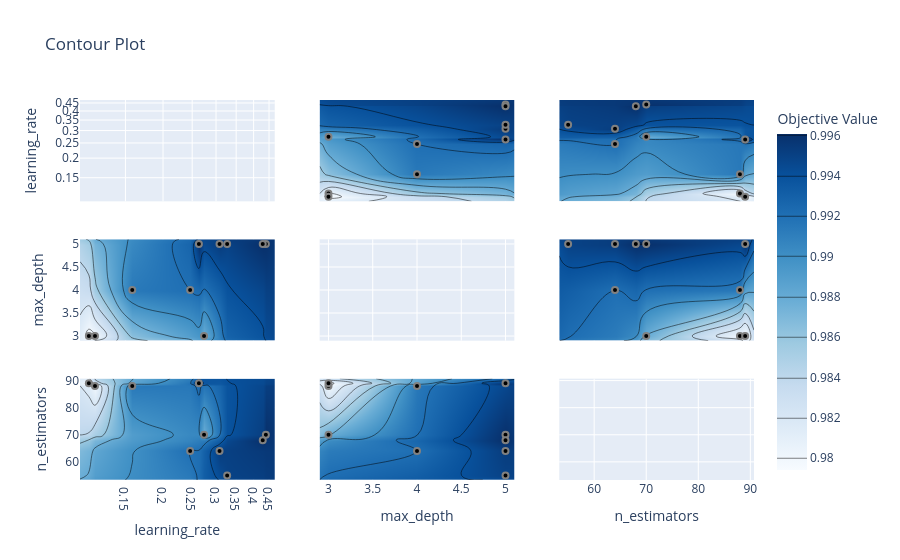

Here is the notebook cell this chart was saved with:
### Code cell
from optuna.visualization import plot_contour

plot_contour(study)

### Figure 1 — Plotly figure (JSON) as saved in the notebook; plotly's stock layout.template omitted (floating-point values rounded to 4 significant figures)
{"data": [{"type": "scatter", "xaxis": "x", "yaxis": "y"}, {"colorbar": {"title": {"text": "Objective Value"}}, "colorscale": [[0, "rgb(247,251,255)"], [0.125, "rgb(222,235,247)"], [0.25, "rgb(198,219,239)"], [0.375, "rgb(158,202,225)"], [0.5, "rgb(107,174,214)"], [0.625, "rgb(66,146,198)"], [0.75, "rgb(33,113,181)"], [0.875, "rgb(8,81,156)"], [1, "rgb(8,48,107)"]], "connectgaps": true, "contours": {"coloring": "heatmap"}, "hoverinfo": "none", "line": {"smoothing": 1.3}, "reversescale": false, "showscale": true, "type": "contour", "x": [0.106, 0.1134, 0.1188, 0.158, 0.2461, 0.2632, 0.2737, 0.3081, 0.3266, 0.4289, 0.4393, 0.47], "xaxis": "x4", "y": [2.9, 3, 4, 5, 5.1], "yaxis": "y4", "z": [[NaN, NaN, NaN, NaN, NaN, NaN, NaN, NaN, NaN, NaN, NaN, NaN], [NaN, 0.9794, 0.98, NaN, NaN, NaN, 0.9878, NaN, NaN, NaN, NaN, NaN], [NaN, NaN, NaN, 0.9914, 0.992, NaN, NaN, NaN, NaN, NaN, NaN, NaN], [NaN, NaN, NaN, NaN, NaN, 0.9959, NaN, 0.9953, 0.9949, 0.9961, 0.996, NaN], [NaN, NaN, NaN, NaN, NaN, NaN, NaN, NaN, NaN, NaN, NaN, NaN]]}, {"marker": {"color": "black", "line": {"color": "Gray", "width": 2}}, "mode": "markers", "name": "Feasible Trial", "showlegend": false, "type": "scatter", "x": [0.4393, 0.3081, 0.2461, 0.2632, 0.1188, 0.3266, 0.1134, 0.2737, 0.158, 0.4289], "xaxis": "x4", "y": [5, 5, 4, 5, 3, 5, 3, 3, 4, 5], "yaxis": "y4"}, {"colorbar": {"title": {"text": "Objective Value"}}, "colorscale": [[0, "rgb(247,251,255)"], [0.125, "rgb(222,235,247)"], [0.25, "rgb(198,219,239)"], [0.375, "rgb(158,202,225)"], [0.5, "rgb(107,174,214)"], [0.625, "rgb(66,146,198)"], [0.75, "rgb(33,113,181)"], [0.875, "rgb(8,81,156)"], [1, "rgb(8,48,107)"]], "connectgaps": true, "contours": {"coloring": "heatmap"}, "hoverinfo": "none", "line": {"smoothing": 1.3}, "reversescale": false, "showscale": false, "type": "contour", "x": [0.106, 0.1134, 0.1188, 0.158, 0.2461, 0.2632, 0.2737, 0.3081, 0.3266, 0.4289, 0.4393, 0.47], "xaxis": "x7", "y": [53.3, 55, 64, 68, 70, 88, 89, 90.7], "yaxis": "y7", "z": [[NaN, NaN, NaN, NaN, NaN, NaN, NaN, NaN, NaN, NaN, NaN, NaN], [NaN, NaN, NaN, NaN, NaN, NaN, NaN, NaN, 0.9949, NaN, NaN, NaN], [NaN, NaN, NaN, NaN, 0.992, NaN, NaN, 0.9953, NaN, NaN, NaN, NaN], [NaN, NaN, NaN, NaN, NaN, NaN, NaN, NaN, NaN, 0.9961, NaN, NaN], [NaN, NaN, NaN, NaN, NaN, NaN, 0.9878, NaN, NaN, NaN, 0.996, NaN], [NaN, NaN, 0.98, 0.9914, NaN, NaN, NaN, NaN, NaN, NaN, NaN, NaN], [NaN, 0.9794, NaN, NaN, NaN, 0.9959, NaN, NaN, NaN, NaN, NaN, NaN], [NaN, NaN, NaN, NaN, NaN, NaN, NaN, NaN, NaN, NaN, NaN, NaN]]}, {"marker": {"color": "black", "line": {"color": "Gray", "width": 2}}, "mode": "markers", "name": "Feasible Trial", "showlegend": false, "type": "scatter", "x": [0.4393, 0.3081, 0.2461, 0.2632, 0.1188, 0.3266, 0.1134, 0.2737, 0.158, 0.4289], "xaxis": "x7", "y": [70, 64, 64, 89, 88, 55, 89, 70, 88, 68], "yaxis": "y7"}, {"colorbar": {"title": {"text": "Objective Value"}}, "colorscale": [[0, "rgb(247,251,255)"], [0.125, "rgb(222,235,247)"], [0.25, "rgb(198,219,239)"], [0.375, "rgb(158,202,225)"], [0.5, "rgb(107,174,214)"], [0.625, "rgb(66,146,198)"], [0.75, "rgb(33,113,181)"], [0.875, "rgb(8,81,156)"], [1, "rgb(8,48,107)"]], "connectgaps": true, "contours": {"coloring": "heatmap"}, "hoverinfo": "none", "line": {"smoothing": 1.3}, "reversescale": false, "showscale": false, "type": "contour", "x": [2.9, 3, 4, 5, 5.1], "xaxis": "x2", "y": [0.106, 0.1134, 0.1188, 0.158, 0.2461, 0.2632, 0.2737, 0.3081, 0.3266, 0.4289, 0.4393, 0.47], "yaxis": "y2", "z": [[NaN, NaN, NaN, NaN, NaN], [NaN, 0.9794, NaN, NaN, NaN], [NaN, 0.98, NaN, NaN, NaN], [NaN, NaN, 0.9914, NaN, NaN], [NaN, NaN, 0.992, NaN, NaN], [NaN, NaN, NaN, 0.9959, NaN], [NaN, 0.9878, NaN, NaN, NaN], [NaN, NaN, NaN, 0.9953, NaN], [NaN, NaN, NaN, 0.9949, NaN], [NaN, NaN, NaN, 0.9961, NaN], [NaN, NaN, NaN, 0.996, NaN], [NaN, NaN, NaN, NaN, NaN]]}, {"marker": {"color": "black", "line": {"color": "Gray", "width": 2}}, "mode": "markers", "name": "Feasible Trial", "showlegend": false, "type": "scatter", "x": [5, 5, 4, 5, 3, 5, 3, 3, 4, 5], "xaxis": "x2", "y": [0.4393, 0.3081, 0.2461, 0.2632, 0.1188, 0.3266, 0.1134, 0.2737, 0.158, 0.4289], "yaxis": "y2"}, {"type": "scatter", "xaxis": "x5", "yaxis": "y5"}, {"colorbar": {"title": {"text": "Objective Value"}}, "colorscale": [[0, "rgb(247,251,255)"], [0.125, "rgb(222,235,247)"], [0.25, "rgb(198,219,239)"], [0.375, "rgb(158,202,225)"], [0.5, "rgb(107,174,214)"], [0.625, "rgb(66,146,198)"], [0.75, "rgb(33,113,181)"], [0.875, "rgb(8,81,156)"], [1, "rgb(8,48,107)"]], "connectgaps": true, "contours": {"coloring": "heatmap"}, "hoverinfo": "none", "line": {"smoothing": 1.3}, "reversescale": false, "showscale": false, "type": "contour", "x": [2.9, 3, 4, 5, 5.1], "xaxis": "x8", "y": [53.3, 55, 64, 68, 70, 88, 89, 90.7], "yaxis": "y8", "z": [[NaN, NaN, NaN, NaN, NaN], [NaN, NaN, NaN, 0.9949, NaN], [NaN, NaN, 0.992, 0.9953, NaN], [NaN, NaN, NaN, 0.9961, NaN], [NaN, 0.9878, NaN, 0.996, NaN], [NaN, 0.98, 0.9914, NaN, NaN], [NaN, 0.9794, NaN, 0.9959, NaN], [NaN, NaN, NaN, NaN, NaN]]}, {"marker": {"color": "black", "line": {"color": "Gray", "width": 2}}, "mode": "markers", "name": "Feasible Trial", "showlegend": false, "type": "scatter", "x": [5, 5, 4, 5, 3, 5, 3, 3, 4, 5], "xaxis": "x8", "y": [70, 64, 64, 89, 88, 55, 89, 70, 88, 68], "yaxis": "y8"}, {"colorbar": {"title": {"text": "Objective Value"}}, "colorscale": [[0, "rgb(247,251,255)"], [0.125, "rgb(222,235,247)"], [0.25, "rgb(198,219,239)"], [0.375, "rgb(158,202,225)"], [0.5, "rgb(107,174,214)"], [0.625, "rgb(66,146,198)"], [0.75, "rgb(33,113,181)"], [0.875, "rgb(8,81,156)"], [1, "rgb(8,48,107)"]], "connectgaps": true, "contours": {"coloring": "heatmap"}, "hoverinfo": "none", "line": {"smoothing": 1.3}, "reversescale": false, "showscale": false, "type": "contour", "x": [53.3, 55, 64, 68, 70, 88, 89, 90.7], "xaxis": "x3", "y": [0.106, 0.1134, 0.1188, 0.158, 0.2461, 0.2632, 0.2737, 0.3081, 0.3266, 0.4289, 0.4393, 0.47], "yaxis": "y3", "z": [[NaN, NaN, NaN, NaN, NaN, NaN, NaN, NaN], [NaN, NaN, NaN, NaN, NaN, NaN, 0.9794, NaN], [NaN, NaN, NaN, NaN, NaN, 0.98, NaN, NaN], [NaN, NaN, NaN, NaN, NaN, 0.9914, NaN, NaN], [NaN, NaN, 0.992, NaN, NaN, NaN, NaN, NaN], [NaN, NaN, NaN, NaN, NaN, NaN, 0.9959, NaN], [NaN, NaN, NaN, NaN, 0.9878, NaN, NaN, NaN], [NaN, NaN, 0.9953, NaN, NaN, NaN, NaN, NaN], [NaN, 0.9949, NaN, NaN, NaN, NaN, NaN, NaN], [NaN, NaN, NaN, 0.9961, NaN, NaN, NaN, NaN], [NaN, NaN, NaN, NaN, 0.996, NaN, NaN, NaN], [NaN, NaN, NaN, NaN, NaN, NaN, NaN, NaN]]}, {"marker": {"color": "black", "line": {"color": "Gray", "width": 2}}, "mode": "markers", "name": "Feasible Trial", "showlegend": false, "type": "scatter", "x": [70, 64, 64, 89, 88, 55, 89, 70, 88, 68], "xaxis": "x3", "y": [0.4393, 0.3081, 0.2461, 0.2632, 0.1188, 0.3266, 0.1134, 0.2737, 0.158, 0.4289], "yaxis": "y3"}, {"colorbar": {"title": {"text": "Objective Value"}}, "colorscale": [[0, "rgb(247,251,255)"], [0.125, "rgb(222,235,247)"], [0.25, "rgb(198,219,239)"], [0.375, "rgb(158,202,225)"], [0.5, "rgb(107,174,214)"], [0.625, "rgb(66,146,198)"], [0.75, "rgb(33,113,181)"], [0.875, "rgb(8,81,156)"], [1, "rgb(8,48,107)"]], "connectgaps": true, "contours": {"coloring": "heatmap"}, "hoverinfo": "none", "line": {"smoothing": 1.3}, "reversescale": false, "showscale": false, "type": "contour", "x": [53.3, 55, 64, 68, 70, 88, 89, 90.7], "xaxis": "x6", "y": [2.9, 3, 4, 5, 5.1], "yaxis": "y6", "z": [[NaN, NaN, NaN, NaN, NaN, NaN, NaN, NaN], [NaN, NaN, NaN, NaN, 0.9878, 0.98, 0.9794, NaN], [NaN, NaN, 0.992, NaN, NaN, 0.9914, NaN, NaN], [NaN, 0.9949, 0.9953, 0.9961, 0.996, NaN, 0.9959, NaN], [NaN, NaN, NaN, NaN, NaN, NaN, NaN, NaN]]}, {"marker": {"color": "black", "line": {"color": "Gray", "width": 2}}, "mode": "markers", "name": "Feasible Trial", "showlegend": false, "type": "scatter", "x": [70, 64, 64, 89, 88, 55, 89, 70, 88, 68], "xaxis": "x6", "y": [5, 5, 4, 5, 3, 5, 3, 3, 4, 5], "yaxis": "y6"}, {"type": "scatter", "xaxis": "x9", "yaxis": "y9"}], "layout": {"title": {"text": "Contour Plot"}, "xaxis": {"anchor": "y", "domain": [0, 0.2889], "matches": "x7", "range": [-0.9748, -0.3279], "showticklabels": false, "type": "log"}, "xaxis2": {"anchor": "y2", "domain": [0.3556, 0.6444], "matches": "x8", "range": [2.9, 5.1], "showticklabels": false}, "xaxis3": {"anchor": "y3", "domain": [0.7111, 1], "matches": "x9", "range": [53.3, 90.7], "showticklabels": false}, "xaxis4": {"anchor": "y4", "domain": [0, 0.2889], "matches": "x7", "range": [-0.9748, -0.3279], "showticklabels": false, "type": "log"}, "xaxis5": {"anchor": "y5", "domain": [0.3556, 0.6444], "matches": "x8", "range": [2.9, 5.1], "showticklabels": false}, "xaxis6": {"anchor": "y6", "domain": [0.7111, 1], "matches": "x9", "range": [53.3, 90.7], "showticklabels": false}, "xaxis7": {"anchor": "y7", "domain": [0, 0.2889], "range": [-0.9748, -0.3279], "title": {"text": "learning_rate"}, "type": "log"}, "xaxis8": {"anchor": "y8", "domain": [0.3556, 0.6444], "range": [2.9, 5.1], "title": {"text": "max_depth"}}, "xaxis9": {"anchor": "y9", "domain": [0.7111, 1], "range": [53.3, 90.7], "title": {"text": "n_estimators"}}, "yaxis": {"anchor": "x", "domain": [0.7333, 1], "range": [-0.9748, -0.3279], "title": {"text": "learning_rate"}, "type": "log"}, "yaxis2": {"anchor": "x2", "domain": [0.7333, 1], "matches": "y", "range": [-0.9748, -0.3279], "showticklabels": false, "type": "log"}, "yaxis3": {"anchor": "x3", "domain": [0.7333, 1], "matches": "y", "range": [-0.9748, -0.3279], "showticklabels": false, "type": "log"}, "yaxis4": {"anchor": "x4", "domain": [0.3667, 0.6333], "range": [2.9, 5.1], "title": {"text": "max_depth"}}, "yaxis5": {"anchor": "x5", "domain": [0.3667, 0.6333], "matches": "y4", "range": [2.9, 5.1], "showticklabels": false}, "yaxis6": {"anchor": "x6", "domain": [0.3667, 0.6333], "matches": "y4", "range": [2.9, 5.1], "showticklabels": false}, "yaxis7": {"anchor": "x7", "domain": [0, 0.2667], "range": [53.3, 90.7], "title": {"text": "n_estimators"}}, "yaxis8": {"anchor": "x8", "domain": [0, 0.2667], "matches": "y7", "range": [53.3, 90.7], "showticklabels": false}, "yaxis9": {"anchor": "x9", "domain": [0, 0.2667], "matches": "y7", "range": [53.3, 90.7], "showticklabels": false}}}
